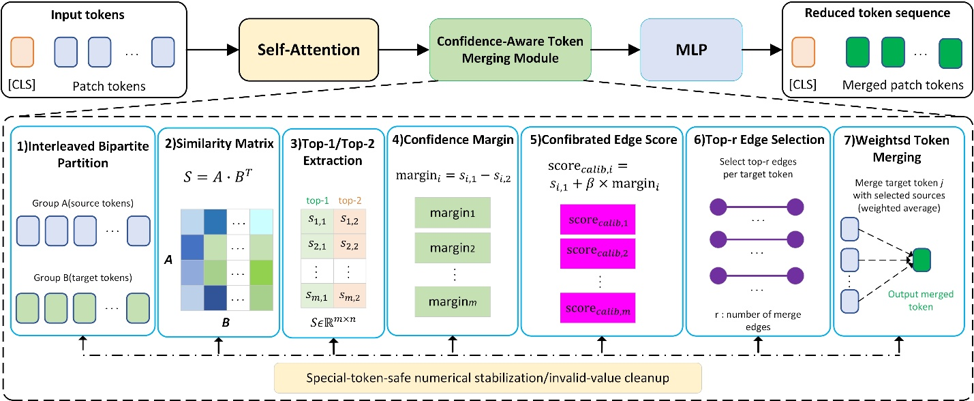
#> input picture images/img.png, 974 x 401 px; its folder holds only this picture in this run
$ python -i prepare_fid_reference.py   (imports and definitions only)
#> lines starting #> are read from the running program, lines starting #| are printed output that depends on the picture
#> further down, picture is the input picture: PIL image 974x401 RGBA; mean R, G, B, A 230, 230.7, 231.8, 255
from pathlib import Path
from PIL import Image
from tqdm import tqdm


# ============================================================
# 1. 路径配置
# ============================================================

# 原始平铺参考图目录
# [1 line that did not run here, left out]

# 输出固定尺寸参考图目录
# [1 line that did not run here, left out]

# 统一尺寸，和 SD 生成图保持一致
TARGET_SIZE = 512

# 支持的图片格式
EXTS = {".jpg", ".jpeg", ".png", ".bmp", ".webp"}


# ============================================================
# 2. 图像处理函数
# ============================================================

def resize_center_crop(img: Image.Image, size: int = 512) -> Image.Image:
    """
    先按短边 resize 到 size，再中心裁剪成 size × size。
    这样不会直接强行拉伸变形。
    """
#> called with size = 512
    img = img.convert("RGB")
    w, h = img.size
#> w = 974; h = 401

    # 计算缩放比例：短边对齐到 size
    scale = size / min(w, h)
#> scale = 1.28
    new_w = int(round(w * scale))
#> new_w = 1244
    new_h = int(round(h * scale))
#> new_h = 512

    # resize
    img = img.resize((new_w, new_h), Image.BICUBIC)
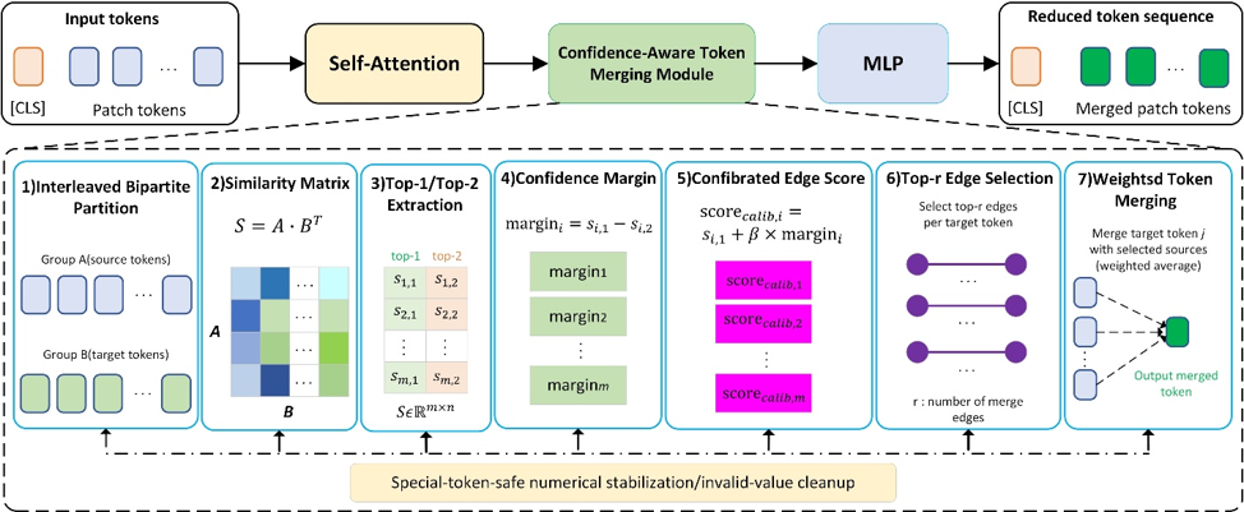
#> img: PIL image 1244x512 RGB; mean R, G, B 229.7, 230.5, 231.6

    # center crop
    left = (new_w - size) // 2
#> left = 366
    top = (new_h - size) // 2
#> top = 0
    right = left + size
#> right = 878
    bottom = top + size
#> bottom = 512

    img = img.crop((left, top, right, bottom))
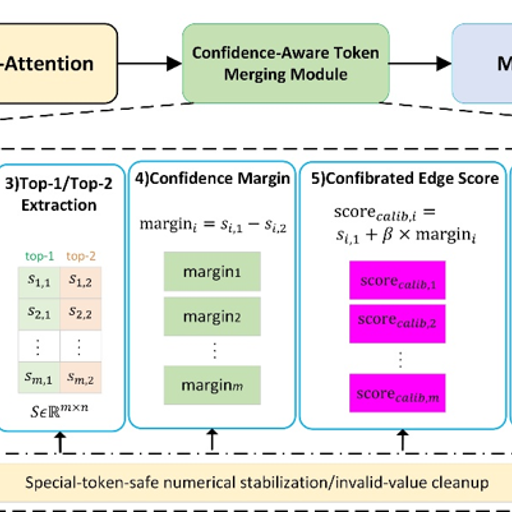
#> img: PIL image 512x512 RGB; mean R, G, B 231.4, 225.6, 227.9
    return img


def main():
    if not SRC_ROOT.exists():
        raise FileNotFoundError(f"SRC_ROOT not found: {SRC_ROOT}")

    DST_ROOT.mkdir(parents=True, exist_ok=True)

    image_files = [
        p for p in SRC_ROOT.iterdir()
        if p.is_file() and p.suffix.lower() in EXTS
    ]

    image_files = sorted(image_files)

    print(f"[INFO] Source images: {len(image_files)}")
    print(f"[INFO] Save to: {DST_ROOT}")

    for src_path in tqdm(image_files, desc="Resize reference images"):
        dst_path = DST_ROOT / src_path.with_suffix(".png").name

        if dst_path.exists():
            continue

        try:
            img = Image.open(src_path)
            img = resize_center_crop(img, TARGET_SIZE)
            img.save(dst_path)
        except Exception as e:
            print(f"[WARN] Failed: {src_path} | {e}")

    final_files = [
        p for p in DST_ROOT.iterdir()
        if p.is_file() and p.suffix.lower() in EXTS
    ]

    print(f"[DONE] Final resized reference images: {len(final_files)}")
    print(f"[DONE] Output folder: {DST_ROOT}")


# [2 lines not run here, left out]

>>> from PIL import Image
>>> picture = Image.open('../../images/img.png')
>>> result = resize_center_crop(picture)
